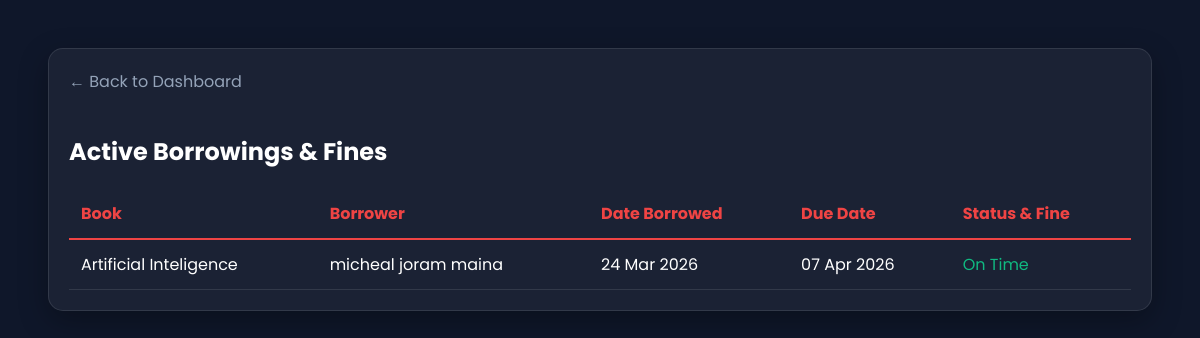
Screenshot of /borrowed_books.php (signed in) with the database file from the repository.
### tables this page shows
CREATE TABLE `borrowings` (
  `id` int(11) NOT NULL,
  `user_id` int(11) NOT NULL,
  `book_id` int(11) NOT NULL,
  `book_title` varchar(255) DEFAULT NULL,
  `borrow_date` timestamp NOT NULL DEFAULT current_timestamp(),
  `due_date` date DEFAULT NULL,
  `return_date` timestamp NULL DEFAULT NULL,
  `status` enum('borrowed','returned') DEFAULT 'borrowed',
  `fine_amount` decimal(10,2) DEFAULT 0.00
);

CREATE TABLE `books` (
  `id` int(11) NOT NULL,
  `book_title` varchar(255) NOT NULL,
  `author` varchar(100) DEFAULT NULL,
  `shelf` varchar(50) DEFAULT 'Section A',
  `isbn` varchar(50) DEFAULT NULL,
  `category` varchar(100) DEFAULT NULL,
  `quantity` int(11) DEFAULT 1,
  `created_at` timestamp NOT NULL DEFAULT current_timestamp(),
  `status` varchar(20) DEFAULT 'available',
  `file_path` varchar(255) DEFAULT NULL
);

CREATE TABLE `users` (
  `id` int(11) NOT NULL,
  `fullname` varchar(100) NOT NULL,
  `username` varchar(50) NOT NULL,
  `email` varchar(255) NOT NULL,
  `password` varchar(255) NOT NULL,
  `role` enum('student','librarian') DEFAULT 'student',
  `created_at` timestamp NOT NULL DEFAULT current_timestamp(),
  `reset_token` varchar(255) DEFAULT NULL,
  `token_expires` datetime DEFAULT NULL
);

### borrowed_books.php (the view, shortened to what this page needs)
<?php
include 'db.php';
$sql = "SELECT
            b.id AS borrowing_id,
            bk.book_title,
            u.fullname AS borrower_name,
            b.borrow_date,
            DATE_ADD(b.borrow_date, INTERVAL 14 DAY) AS due_date
        FROM borrowings b
        JOIN books bk ON b.book_id = bk.id
        JOIN users u ON b.user_id = u.id
        WHERE b.return_date IS NULL
        ORDER BY b.borrow_date ASC";
$result = $conn->query($sql);
?>
<!DOCTYPE html>
<html lang="en">
<head>
</head>
<body>
<div class="table-container">
    <a href="dashboard.php" class="back-link">← Back to Dashboard</a>
    <h2>Active Borrowings & Fines</h2>
    <table>
        <thead>
            <tr>
                <th>Book</th>
                <th>Borrower</th>
                <th>Date Borrowed</th>
                <th>Due Date</th>
                <th>Status & Fine</th>
            </tr>
        </thead>
        <tbody>
            <?php
            if ($result && $result->num_rows > 0) {
                while($row = $result->fetch_assoc()) {
                    $fine = 0;
                    echo "<tr>";
                    echo "<td>" . htmlspecialchars($row['book_title']) . "</td>";
                    echo "<td>" . htmlspecialchars($row['borrower_name']) . "</td>";
                    echo "<td>" . date('d M Y', strtotime($row['borrow_date'])) . "</td>";
                    echo "<td>" . date('d M Y', strtotime($row['due_date'])) . "</td>";
                    if ($fine > 0) {
                        echo "<td class='fine-alert'>OVERDUE <span class='badge'>Ksh " . number_format($fine) . "</span></td>";
                    } else {
                        echo "<td class='safe'>On Time</td>";
                    }
                    echo "</tr>";
                }
            } else {
                echo "<tr><td colspan='5' style='text-align:center;'>No active borrowings found.</td></tr>";
            }
            ?>
        </tbody>
    </table>
</div>
</body>
</html>

### borrowed_books.php (style rules this page uses)
body { font-family: 'Poppins', sans-serif; background: #0f172a; color: white; padding: 40px; }
.table-container { background: rgba(255,255,255,0.05); padding: 20px; border-radius: 15px; border: 1px solid rgba(255,255,255,0.1); box-shadow: 0 10px 30px rgba(0,0,0,0.3); }
h2 { margin-bottom: 20px; }
table { width: 100%; border-collapse: collapse; margin-top: 20px; }
th { text-align: left; padding: 12px; border-bottom: 2px solid #ef4444; color: #ef4444; }
td { padding: 12px; border-bottom: 1px solid rgba(255,255,255,0.1); }
.safe { color: #10b981; }
.back-link { display: inline-block; margin-bottom: 20px; color: #94a3b8; text-decoration: none; transition: 0.3s; }

### rows the page displays
borrowings: book.book_title "Artificial Inteligence", user.fullname "micheal joram maina", borrow_date "24 Mar 2026", due_date "07 Apr 2026"
